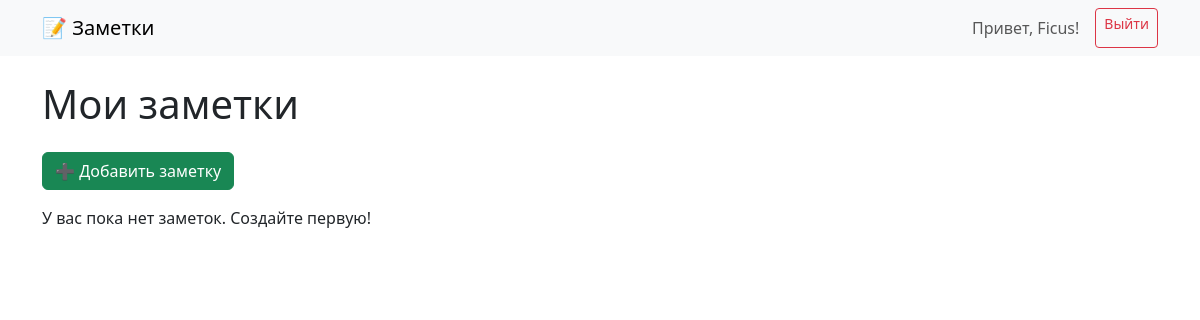
Before: / (signed in) with the older database file.
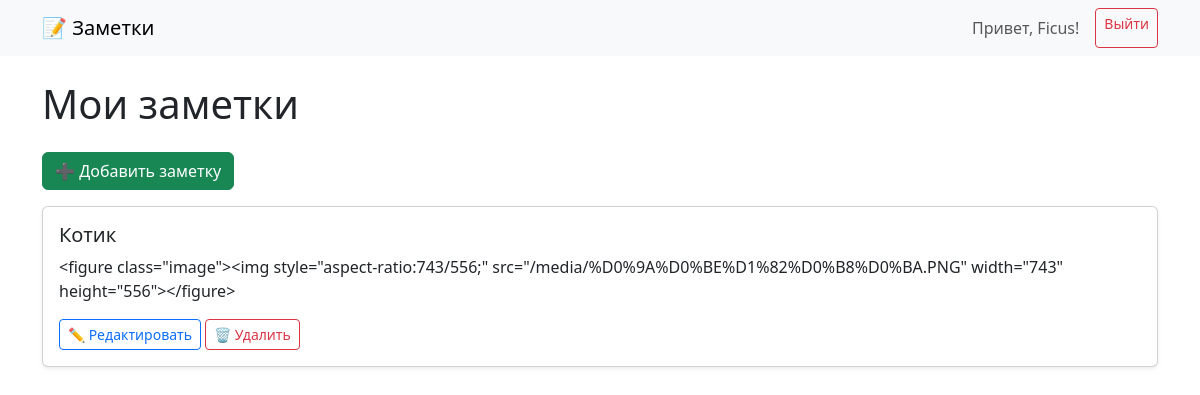
After: the same page with the newer database file.
### notes/models.py (models this page shows, shortened)
class Note(models.Model):
    user = models.ForeignKey(User, on_delete=models.CASCADE)
    title = models.CharField(max_length=200)
    content = CKEditor5Field('Content', config_name='default')  # Используем CKEditor5Field
    image = models.ImageField(upload_to='note_images/', blank=True, null=True)
    created_at = models.DateTimeField(auto_now_add=True)

### notes/views.py (the view)
# urls.py: path('', views.home, name='home'),
def home(request):
    if request.user.is_authenticated:
        notes = Note.objects.filter(user=request.user).order_by('-created_at')
        return render(request, 'home.html', {'notes': notes})
    else:
        guest_notes = [
            {"title": "Добро пожаловать!", "content": "Зарегистрируйтесь, чтобы сохранять свои заметки."},
            {"title": "Пример заметки", "content": "Это демо-заметка. Зарегистрируйтесь, чтобы создать свою!"},
        ]
        return render(request, 'home.html', {'notes': guest_notes, 'guest_mode': True})

### templates/home.html (shortened to what this page needs)
{% extends 'base.html' %}
{% block content %}
{% if user.is_authenticated %}
  <h1 class="mb-4">Мои заметки</h1>
  <a class="btn btn-success mb-3" href="{% url 'add_note' %}">➕ Добавить заметку</a>
  {% if notes %}
    {% for note in notes %}
      <div class="card mb-3 shadow-sm">
        <div class="card-body">
          <h5 class="card-title">{{ note.title }}</h5>
          <p class="card-text">{{ note.content }}</p>
          <a href="{% url 'edit_note' note.id %}" class="btn btn-sm btn-outline-primary">✏️ Редактировать</a>
          <form action="{% url 'delete_note' note.id %}" method="post" style="display: inline;">
            <button type="submit" class="btn btn-sm btn-outline-danger">🗑️ Удалить</button>
          </form>
        </div>
      </div>
    {% endfor %}
  {% else %}
    <p>У вас пока нет заметок. Создайте первую!</p>
  {% endif %}
{% endif %}
{% endblock %}

Changed rows visible on the page:
added Note: title "Котик", content "<figure class=\"image\"><img style=\"aspect-ratio:743/556;\" src=\"/media/%D0%9A%D0%BE%D1%82%D0%B8%D0%BA.PNG\" width=\"743\" height=\"556\"></figure>"
Other visible differences:
text no longer shown: "У вас пока нет заметок. Создайте первую!"
